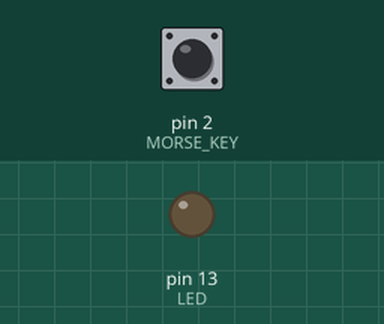
The sketch below on a simulated Arduino Uno, built with avr-gcc and run on an emulated ATmega328P. On the bench: output pins drawn as LEDs (lit = HIGH). The test bench sets the inputs (shaded band); at power-on: pin 2 (MORSE_KEY) HIGH.

Above: at 1.2 s.
1.3 s: pin 2 (MORSE_KEY) pulled LOW for 0.15 s
At 1.37 s:
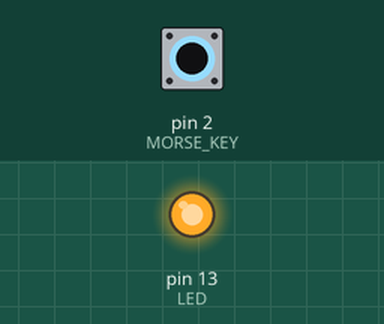
2.9 s: pin 2 (MORSE_KEY) pulled LOW for 3.2 s
At 7.2 s:
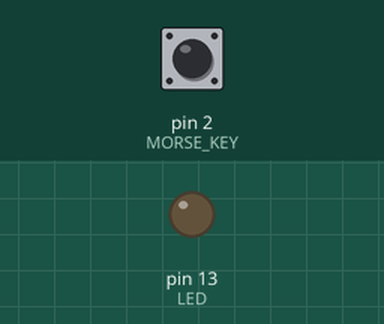
Timing chart, 0 to 8.7 s (numbered marks = the images above; inputs shaded):
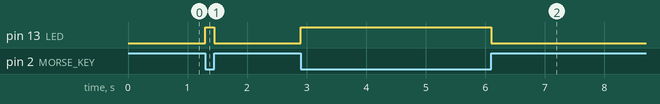

Measured:
- after the input at 1.3 s, pin 13 (LED): LOW → HIGH at once, → LOW 0.15 s later
- after the input at 2.9 s, pin 13 (LED): LOW → HIGH at once, → LOW 3.2 s later

The sketch:

morse_in.ino
```cpp
/*
  Morse Key LED and Tone Emitter

  Wiring:
    Connect morse key line in to GND.
    Connect morse key tel out to digital port 2 (MORSE_KEY)
    Connect speaker between ground and digital port 9 (SOUND_OUT)

*/

static int MORSE_KEY = 2;
static int SOUND_OUT = 9;
static int LED = 13;

static int FREQUENCY = 1000;

void setup() {
  pinMode(LED, OUTPUT);
  pinMode(MORSE_KEY, INPUT);
  digitalWrite(MORSE_KEY, HIGH); // Turn on the built-in pull-up resistor.
}

void loop() {
  int keyState = digitalRead(MORSE_KEY);
  if (! keyState) {
    digitalWrite(LED, HIGH);
    digitalWrite(SOUND_OUT, HIGH);
    delayMicroseconds(FREQUENCY / 2);
    digitalWrite(SOUND_OUT, LOW);
    delayMicroseconds(FREQUENCY / 2);
  }
  else {
    digitalWrite(LED, LOW);
    delay(1);
  }
}
```
